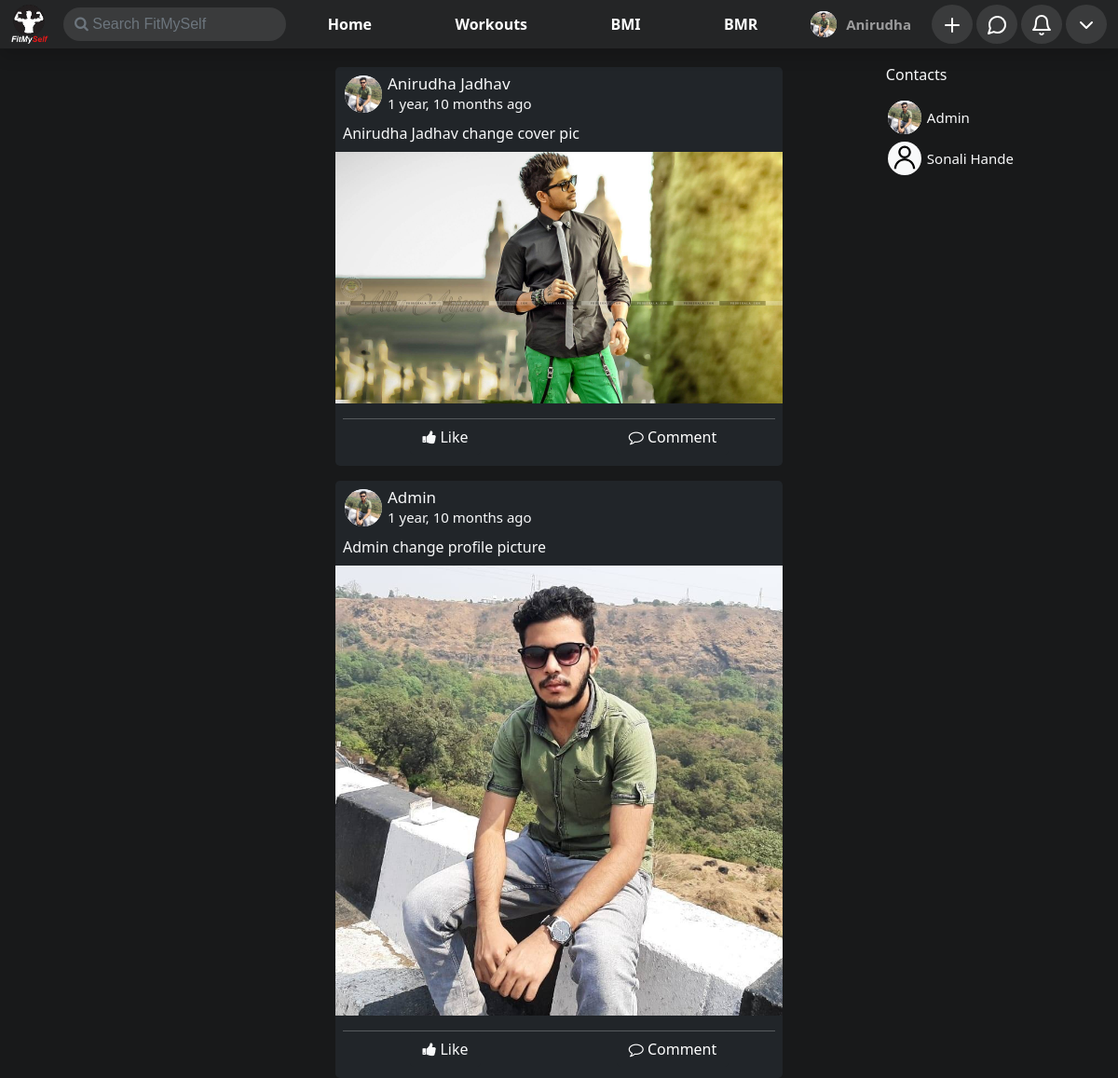
The page /?page=2 (signed in) on the database as committed earlier.
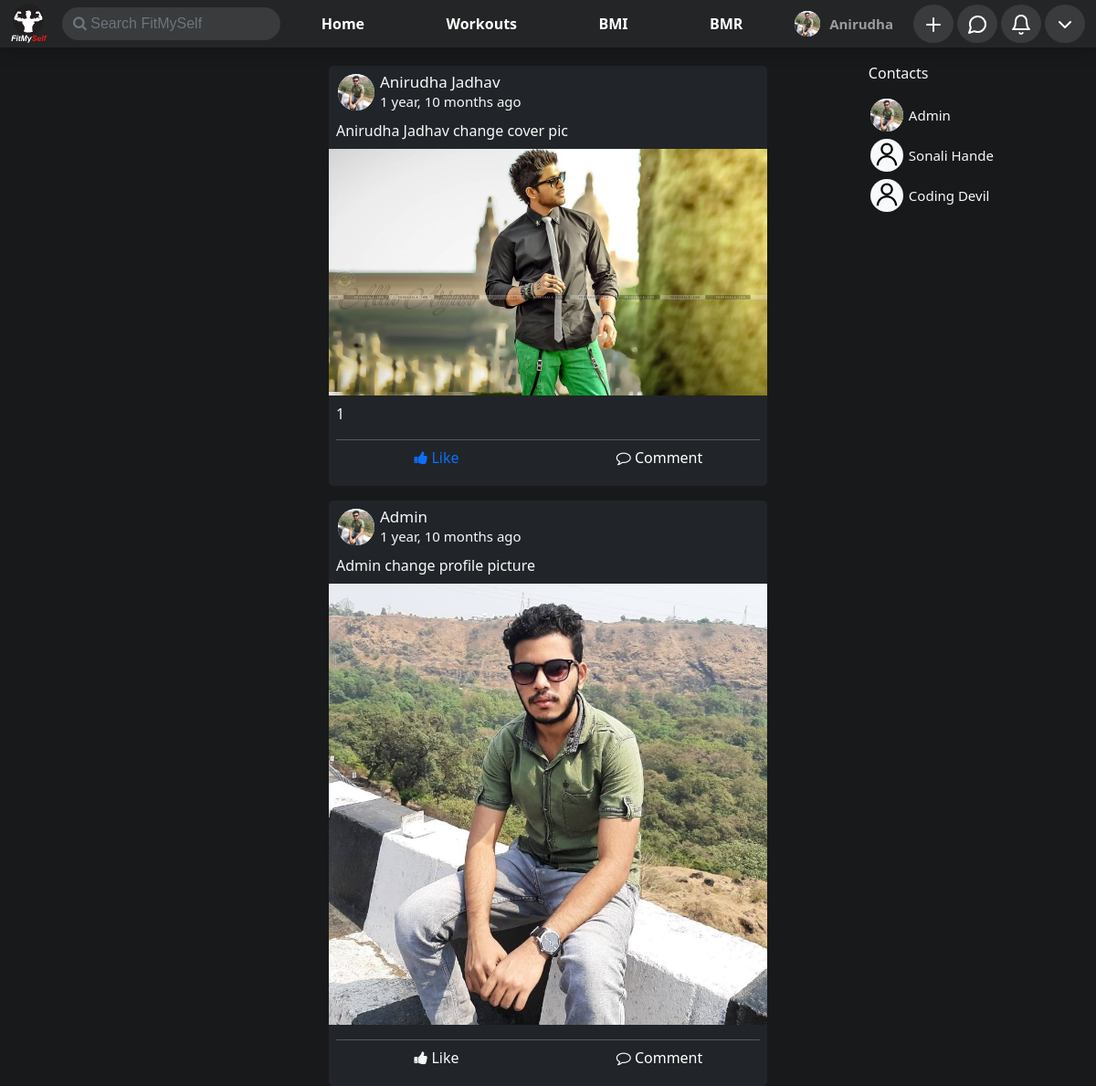
The same page on the database as committed later.
### posts/models.py (models this page shows, shortened)
class Post(models.Model):
    user = models.ForeignKey(User,on_delete=models.CASCADE)
    desc = models.TextField(null=True,blank=True)
    media = models.FileField(upload_to=imgPath,null=True,blank=True)
    upload_on = models.DateTimeField(default= timezone.now)
    slug = models.TextField(null=True,blank=True)
    def fileType(self):
        ext = self.media.name.split('.')[-1]
        if ext == "jpeg" or ext == "jpg" or ext == "svg" or ext == "ico":
            return "image"
        elif ext == "mp4" or ext == "webm" or ext == "ogg" or ext == "mkv":
            return "video"
        else:
            return "not-defined"

### home/models.py (models this page shows, shortened)
class ProfilePictures(models.Model):
    user = models.ForeignKey(User,on_delete=models.CASCADE,null=True)
    upload_on = models.DateTimeField(default = timezone.now,null=True)
    display_picture = models.ImageField(upload_to=dpPath,null=True,blank=True)

class Friend(models.Model):
    user = models.ForeignKey(User,on_delete=models.CASCADE)
    friends = models.ForeignKey(UserExtended,on_delete=models.CASCADE)

class UserExtended(models.Model):
    user = models.ForeignKey(User,on_delete=models.CASCADE,null=True)
    dob = models.DateField(null=True,blank=True)
    gender = models.CharField(max_length=50,null=True)
    slug = models.CharField(max_length=50,null=True,blank=True)

### home/views.py (the view)
# urls.py: path('',views.index,name='index'),
def index(request):
    if not request.user.is_authenticated:
        messages.info(request,"Please Login to explore content")
        return redirect('/signin')
    page = request.GET.get('page',1)
    profile_pictures = {}
    friend_picture = {}
    likes = {}
    liked = {}
    posts = []
    comments = {}
    comment_profile_pic = {}
    friend_user = []
    friends = Friend.objects.filter(user = request.user)
    posts.append(Post.objects.filter(user=request.user).order_by("-upload_on"))
    for friend in friends:
        friend_user.append(friend.friends.user)
    post_list = Post.objects.filter(Q(user__in=friend_user) | Q(user = request.user)).order_by("-upload_on")
    for post in post_list:
        profile_pictures[post] = ProfilePictures.objects.filter(user=post.user).order_by("-upload_on").first()
        likes[post] = Like.objects.filter(post=post).order_by("-time")
        liked[post] = isLiked(post,request.user)
        comments[post] = Comment.objects.filter(post = post).order_by("time")
        for comment in comments[post]:
            comment_profile_pic[comment] = ProfilePictures.objects.filter(user = comment.user).order_by("-upload_on").first()
    for friend in friends:
        friend_picture[friend] = ProfilePictures.objects.filter(user = friend.friends.user).order_by("-upload_on").first()
    paginator = Paginator(post_list,2)
    try:
        posts = paginator.page(page)
    except PageNotAnInteger:
        posts = paginator.page(1)
    except EmptyPage:
        posts = paginator.page(paginator.num_pages)
    params = {
        'posts' : posts,
        'post_profile_pictures' : profile_pictures,
        'likes' : likes,
        'liked' : liked,
        'friends' : friends,
        'friend_picture' : friend_picture,
        'comments' : comments,
        'comment_profile_pic' : comment_profile_pic,
        'media' : settings.MEDIA_URL,
    }
    return render(request,'home/index.html',params)

### calculator/context_processor.py (called while the page is built)
def userBmi(request):
    if request.user.is_authenticated:
        try:
            bmi = Bmi.objects.get(user = request.user)
            params = {
                "bmi" : bmi
            }
        except Bmi.DoesNotExist:
            params = {}
    else:
        params = {}
    return params

def userBmr(request):
    if request.user.is_authenticated:
        try:
            bmr = Bmr.objects.get(user = request.user)
            params = {
                "bmr" : bmr
            }
        except Bmr.DoesNotExist:
            params = {}
    else:
        params = {}
    return params

### home/context_processor.py (called while the page is built)
def user_profile(request):
    if request.user.is_authenticated:
        try:
            user = UserExtended.objects.get(user = request.user)
            user_profile = ProfilePictures.objects.filter(user=request.user).order_by("-upload_on").first()
            params = {
                "user" : user,
                "user_profile" : user_profile,
                "media" : settings.MEDIA_URL,
            }
        except ProfilePictures.DoesNotExist:
            params ={}
    else:
        params = {}
    return params

### home/templates/home/index.html (shortened to what this page needs)
{% extends 'base.html' %}
{% load humanize %}
{% block body %}
{% load static %}
{% load extras %}
<div id="main-div" class="container">
    <div class="post-container infinite-container pt-1">
        {% for post in posts %}
        <div class="posts infinite-item bg-dark mx-auto text-light rounded-3 py-2 mt-3">
            <div class="post-head px-2 mb-2">
                <div class="d-flex my-auto h-100  justify-content-start align-items-center">
                    <span class="icon rounded-circle bg-light" style="width: 40px; height: 40px;">
                        <img src="{% if post_profile_pictures|value:post %}{{media}}{{post_profile_pictures|value:post}}{% else %}{% static 'images/user.svg' %}{% endif %}"
                            class="rounded-circle" style="width: 100%; height: 100%;" alt="">
                    </span>
                    <span class="mx-1">
                        <h3 class="m-0" style="font-size: 1.0625rem;">
                            {{post.user.first_name}} {{post.user.last_name}}
                        </h3>
                        <p style="font-size: .9375rem;" class="m-0">{{post.upload_on|naturaltime}}</p>
                    </span>
                </div>
                <p class="text-light my-2">{{post.desc}}</p>
            </div>
            <div class="media" style="width: 100%;">
                {% if post.fileType == 'image' %}
                <img src="{{media}}{{post.media}}" class="img-fluid" alt="">
                {% elif post.fileType == 'video' %}
                <video src="{{media}}{{post.media}}" style="width: 100%; height: auto;" autoplay="true"
                    controls></video>
                {% endif %}
            </div>
            <div class="counter px-2 mt-2">
                <span>{% if likes|value:post %}{{likes|value:post|length}}{% endif %}</span>
            </div>
            <div class="px-2 pb-0 my-1">
                <hr class="mb-0">
                <div class="row my-0">
                    <div class="col-6 text-center">
                        <a href="{% if liked|value:post %}/unlike/{{post.slug}}{% else %}/like/{{post.slug}}{% endif %}"
                            class="btn btn-dark {% if liked|value:post %}text-primary{% else %}text-light{% endif %}"
                            aria-disabled="true"><i class="fa fa-thumbs-up"></i> Like</a>
                    </div>
                    <div class="col-6 text-center">
                        <a role="button" class="btn btn-dark" onclick="showComment('{{post.pk}}')"><i
                                class="fa fa-comment-o"></i> Comment</a>
                    </div>
                </div>
            </div>
        </div>
        {% endfor %}
    </div>
    <div class="contacts text-light py-3 px-2" id="contacts">
        <p>Contacts</p>
        <ul class="p-0 m-0">
            {% for friend in friends %}
            <a href="/user/{{friend.friends.slug}}" style="text-decoration: none;">
                <li class=" mx-0 my-2 pr-4">
                    <div class="d-flex my-auto h-100  justify-content-start align-items-center">
                        <span class="icon rounded-circle bg-light" style="width: 36px; height: 36px;">
                            <img src="{% if friend_picture|value:friend %}{{media}}{{friend_picture|value:friend}}{% else %}{% static 'images/user.svg' %}{% endif %}"
                                class="rounded-circle" style="width: 100%; height: 100%;" alt="">
                        </span>
                        <span class="mx-1">
                            <p class="m-0 text-light" style="font-size: .9375rem;">
                                {{friend.friends.user.first_name}} {{friend.friends.user.last_name}}
                            </p>
                        </span>
                    </div>
                </li>
            </a>
            {% endfor %}
        </ul>
    </div>
</div>
{% endblock body %}

Rows that differ between the two databases and show on the page:
shown differently, row unchanged: Post "Anirudha Jadhav change cover pic": likes (not shown) → "1"
added Friend: friends.user.first_name "Coding", friends.user.last_name "Devil"
